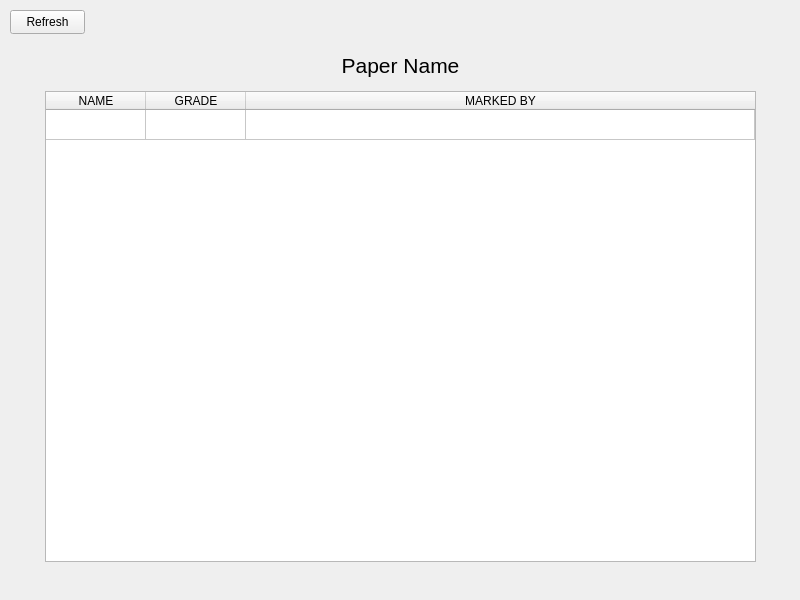
<?xml version="1.0" encoding="UTF-8"?>
<ui version="4.0">
 <class>PaperWindow</class>
 <widget class="QMainWindow" name="PaperWindow">
  <property name="geometry">
   <rect>
    <x>0</x>
    <y>0</y>
    <width>800</width>
    <height>600</height>
   </rect>
  </property>
  <property name="windowTitle">
   <string>MainWindow</string>
  </property>
  <widget class="QWidget" name="centralwidget">
   <widget class="QPushButton" name="refreshBTN">
    <property name="geometry">
     <rect>
      <x>10</x>
      <y>10</y>
      <width>75</width>
      <height>24</height>
     </rect>
    </property>
    <property name="text">
     <string>Refresh</string>
    </property>
   </widget>
   <widget class="QTableWidget" name="gradeTABLE">
    <property name="geometry">
     <rect>
      <x>45</x>
      <y>91</y>
      <width>711</width>
      <height>471</height>
     </rect>
    </property>
    <property name="showGrid">
     <bool>true</bool>
    </property>
    <property name="rowCount">
     <number>1</number>
    </property>
    <property name="columnCount">
     <number>3</number>
    </property>
    <attribute name="horizontalHeaderCascadingSectionResizes">
     <bool>true</bool>
    </attribute>
    <attribute name="horizontalHeaderShowSortIndicator" stdset="0">
     <bool>false</bool>
    </attribute>
    <attribute name="horizontalHeaderStretchLastSection">
     <bool>true</bool>
    </attribute>
    <attribute name="verticalHeaderVisible">
     <bool>false</bool>
    </attribute>
    <row/>
    <column>
     <property name="text">
      <string>NAME</string>
     </property>
    </column>
    <column>
     <property name="text">
      <string>GRADE</string>
     </property>
    </column>
    <column>
     <property name="text">
      <string>MARKED BY</string>
     </property>
    </column>
   </widget>
   <widget class="QLabel" name="paperLABEL">
    <property name="geometry">
     <rect>
      <x>50</x>
      <y>40</y>
      <width>701</width>
      <height>51</height>
     </rect>
    </property>
    <property name="font">
     <font>
      <pointsize>16</pointsize>
     </font>
    </property>
    <property name="text">
     <string>Paper Name</string>
    </property>
    <property name="scaledContents">
     <bool>true</bool>
    </property>
    <property name="alignment">
     <set>Qt::AlignCenter</set>
    </property>
   </widget>
  </widget>
 </widget>
 <resources/>
 <connections/>
</ui>
